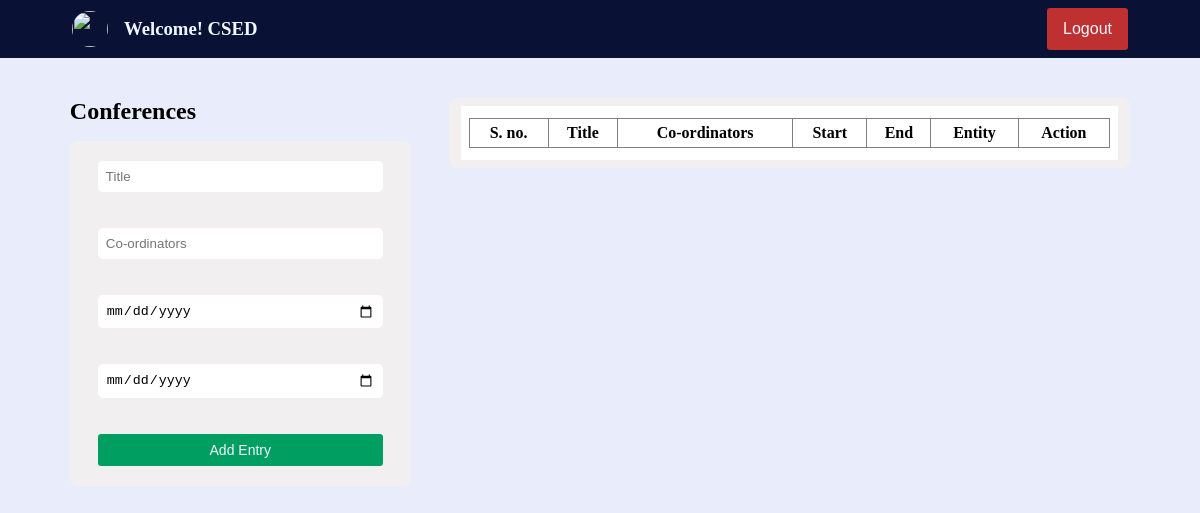
/forms/conferences.php?user=CSED, run on an earlier commit of the app's database.
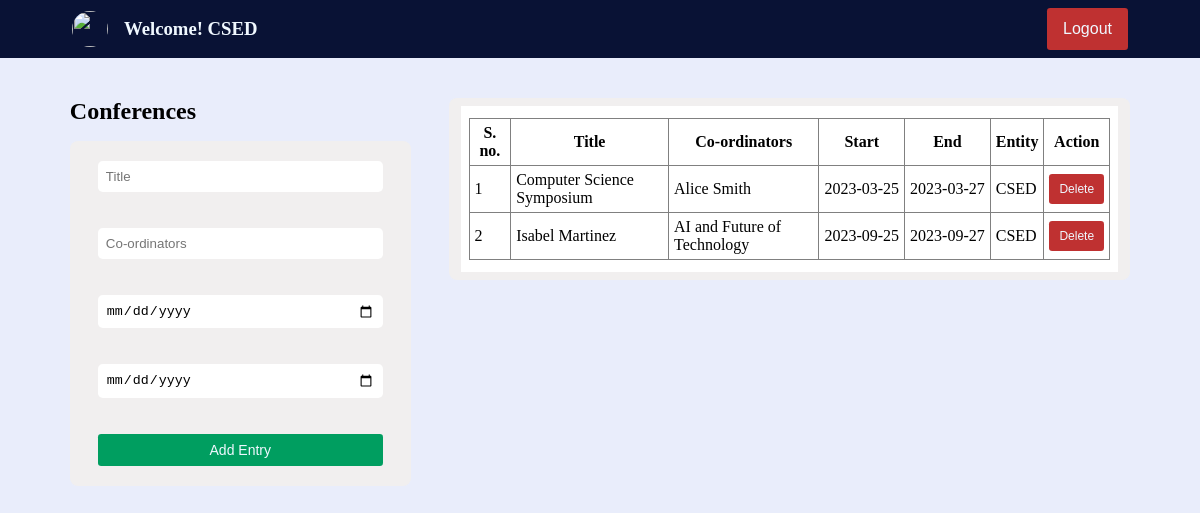
And on a later commit of the database.
### tables this page shows
CREATE TABLE `conferences` (
  `title` varchar(200) NOT NULL,
  `name` varchar(80) NOT NULL,
  `start` date DEFAULT NULL,
  `end` date DEFAULT NULL,
  `entity` varchar(120) NOT NULL
);

### forms/conferences.php (the view, shortened to what this page needs)
<?php
if (empty($_SESSION['access_token'])) {
    $fname = "Welcome! ";
    $lname = $_GET["user"];
    $pic = "./asset/nitc_logo_icon.svg";
} else {
    $fname = $_SESSION["first_name"];
    $lname = $_SESSION['last_name'];
    $pic = $_SESSION['profile_picture'];
}
?>
<!DOCTYPE html>
<html>
<head>
    <link href="../styles/forms.css" type="text/css" rel="stylesheet">
</head>
<body>
    <div class="container">
        <?php
        echo '<div class="user_strip">
                <div class="user">
                    <img src="' . $pic . '" class="user_image" />
                    <h3>' . $fname . ' ' . $lname . '</h3>
                </div>
                <div class="logout_btn_holder">
                    <a href="../logout.php" class="">
                        <button class="logout_btn">Logout</button>
                    </a>
                </div  >
            </div>';
        ?>
        <div class="content_container">
            <div class="left_container">
                <h2>Conferences</h2>
                <div class="form_container">
                    <form id="myForm" action="" method="post" onsubmit="return validateForm();" class="form_field">
                        <input type="text" name="title" placeholder="Title" class="input-fields"><br><br>
                        <input type="text" name="name" placeholder="Co-ordinators" class="input-fields"><br><br>
                        <input type="date" name="start" placeholder="Start" class="input-fields"><br><br>
                        <input type="date" name="end" placeholder="End" class="input-fields"><br><br>
                        <input type="submit" class="submit-button" value="Add Entry">
                    </form>
                </div>
            </div>
            <div class="table_container">
                <?php
                $con = mysqli_connect('localhost', 'root', '', 'imsdemo');
                $entity = $_GET["user"];
                if ($entity == 'admin' || $entity == '')
                    $sql = "SELECT * FROM conferences";
                else
                    $sql = "SELECT * FROM conferences where entity='$entity'";
                $rs = mysqli_query($con, $sql);
                echo '<div class="table_field">';
                echo '
                <table border="1">
                <tr>
                    <th class="box">S. no.</th>
                    <th class="box">Title</th>
                    <th class="box">Co-ordinators</th>
                    <th class="box">Start</th>
                    <th class="box">End</th>
                    <th class="box">Entity</th>
                    <th class="box">Action</th>
                </tr>';
                $count = 1;
                while ($row = mysqli_fetch_assoc($rs)) {
                    $title = $row['title'];
                    $staff = $row['name'];
                    $start = $row['start'];
                    $end = $row['end'];
                    $dep = $row['entity'];
                    echo '<tr>
                    <td class="box sn">' . $count . '</td>
                    <td class="box title">' . $title . '</td>
                    <td class="box coords">' . $staff . '</td>
                    <td class="box s_date">' . $start . '</td>
                    <td class="box e_date">' . $end . '</td>
                    <td class="box entity">' . $dep . '</td>
                    <td class="box button_box btn"><button class="delete_btn" data-id=' . $title . '>Delete</button></td></tr>';
                    $count++;
                }
                echo '</table>
            </div>';
                ?>
            </div>
        </div>
    </div>
</body>
</html>

What changed in the data, as far as the page shows it:
added conferences: title "Computer Science Symposium", name "Alice Smith", start "2023-03-25", end "2023-03-27", entity "CSED"
added conferences: title "Isabel Martinez", name "AI and Future of Technology", start "2023-09-25", end "2023-09-27", entity "CSED"
